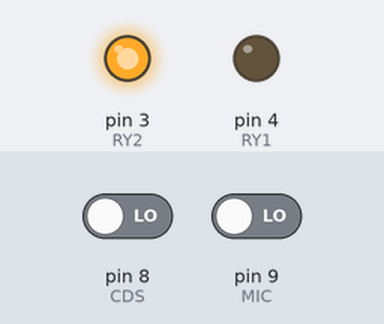
Bench run of a sketch on a simulated Arduino Uno, built with avr-gcc and run on an emulated ATmega328P. On the bench: output pins drawn as LEDs (lit = HIGH). Inputs (shaded band) come from the test bench; at power-on: pin 8 (CDS) LOW, pin 9 (MIC) LOW.

Above: at 1.2 s.
1.3 s: pin 8 (CDS) driven HIGH
At 2.4 s:
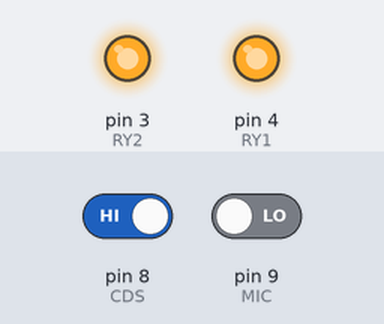
2.8 s: pin 9 (MIC) driven HIGH
At 3.5 s:
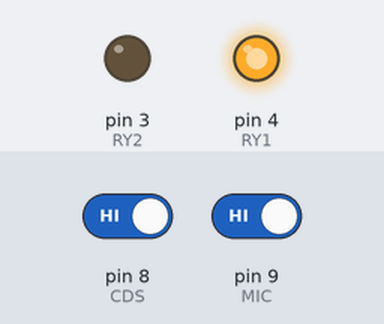
4.3 s: pin 8 (CDS) driven LOW
At 4.7 s:
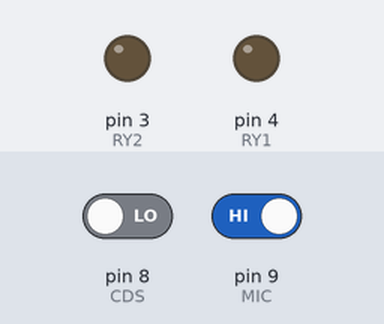
5.8 s: pin 9 (MIC) driven LOW
At 7.0 s:
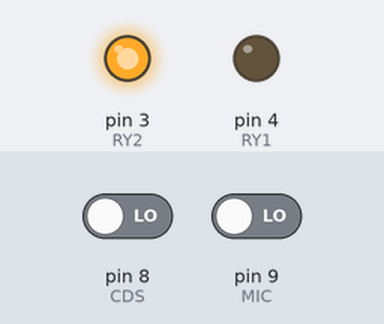
Timing chart, 0 to 8.3 s (numbered marks = the images above; inputs shaded):
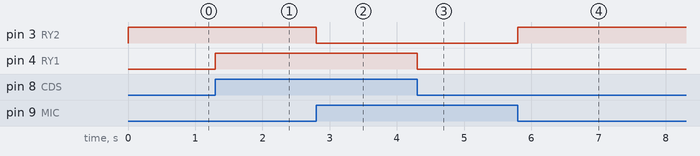

The sketch:

ex2-5-1.ino
```cpp
//========== ex2-5-1.ino ============
//========== Global Declaration ============
// pin 4 connected to relay RY1, pin 3 connected to relay RY2
// pin 8 connected to light sensor CDS, pin 9 connected to voice sensor MIC
#define RY1  4	  // RY1 relay connected to digital pin 4
#define RY2  3	  // RY2 relay connected to digital pin 3
#define CDS  8	  // CDS connected to digital pin 8
#define MIC  9	  // MIC connected to digital pin 9
int cds=0,mic=0;  // declare variables cds and mic for storing CDS and MIC states
//========== Initialization ============
void setup()
{  pinMode(CDS, INPUT);    // configure digital pin 8 as an input
   pinMode(MIC, INPUT);    // configure digital pin 9 as an input
   pinMode(RY1, OUTPUT);   // configure digital pin 4 as an output
   pinMode(RY2, OUTPUT);   // configure digital pin 3 as an output
   digitalWrite(RY1, 1);   // turn off the RY1 relay
   digitalWrite(RY2, 1);   // turn off the Y2 relay
}
//========== Main Code ============
void loop()
{  cds=digitalRead(CDS); 	  // read and store CDS state in cds
   if (cds) digitalWrite(RY1, 1); // if high (a bright light), de-energize the RY1 relay
   else  digitalWrite(RY1, 0);	  // otherwise (a dim light), energize the RY1 relay
   mic=digitalRead(MIC); 	  // read and store MIC state in mic
   if (mic) digitalWrite(RY2, 0); // if high (high volume), energize the RY2 relay
   else  digitalWrite(RY2, 1);	  // otherwise (low volume), de-energize the RY2 relay
}
```

Measured:
- after the input at 1.3 s, pin 4 (RY1): LOW → HIGH at once
- after the input at 2.8 s, pin 3 (RY2): HIGH → LOW at once
- after the input at 4.3 s, pin 4 (RY1): HIGH → LOW at once
- after the input at 5.8 s, pin 3 (RY2): LOW → HIGH at once
